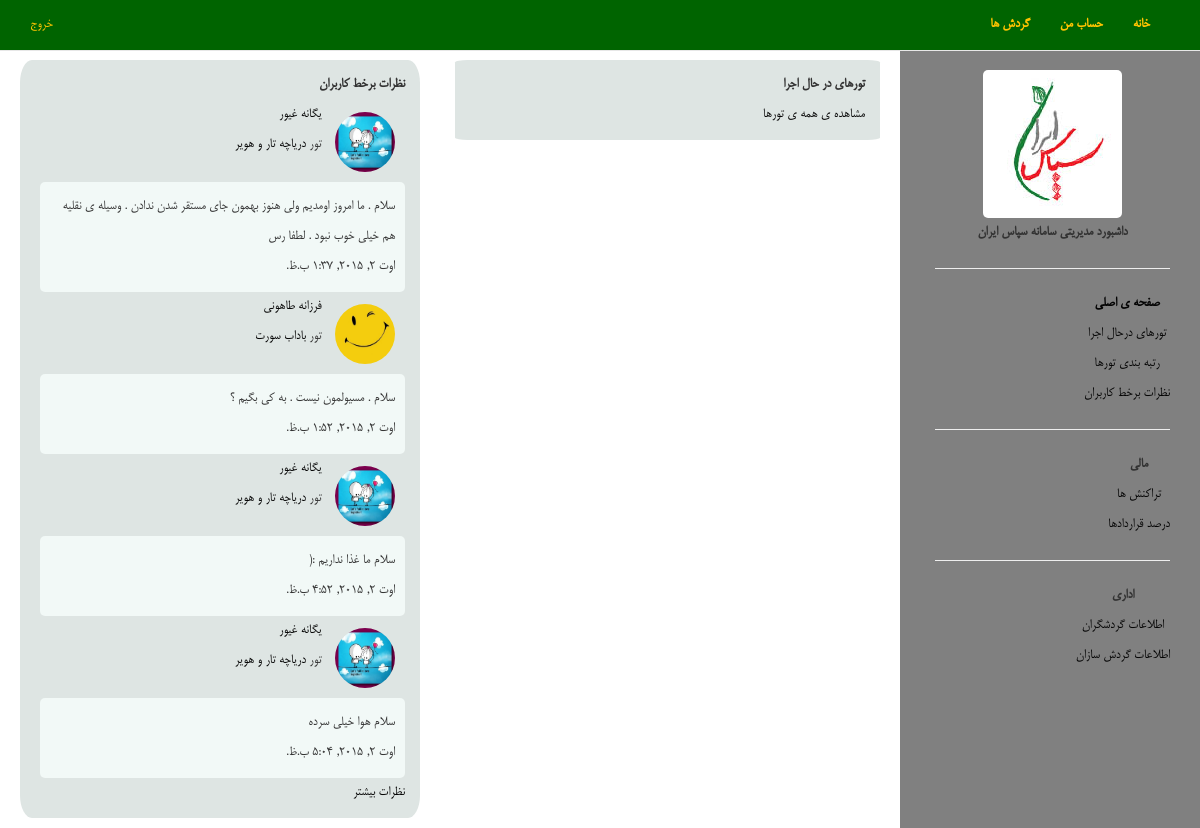
/manager/Dashboard/, run on the app's committed database.
### quality_control/models.py (models this page shows, shortened)
class OnlineComment(models.Model):
    user = models.ForeignKey(UserM)
    tour = models.ForeignKey(Tour)
    body = models.CharField( max_length= 100)
    date = models.DateTimeField()

### user/models.py (models this page shows, shortened)
class UserM(models.Model):
    user = models.OneToOneField(User, related_name='userm')
    register_time = models.DateTimeField(default=datetime.now)
    picture = models.FileField(upload_to="static/user/img/", default="static/user/img/default.jpg" , null=True, blank=True)
    kind = models.CharField(max_length=10, choices=USER_KIND) #? what is this? redundant

### define_trip/models.py (models this page shows, shortened)
class Tour(models.Model):
    gardesh = models.ForeignKey(Gardesh, related_name='tour')
    tour_kind = models.CharField(max_length=30 , choices=TOUR_KIND)      # nat / inter / holly
    destination = models.CharField(max_length=255, choices=CITY)    # city name
    source = models.CharField(max_length=255,choices=CITY)         # city name
    start = models.DateField()
    start_t = models.TimeField()
    end = models.DateField()
    end_t = models.TimeField()
    capacity = models.IntegerField()    # tedadi ke mitavanim befrooshim
    has_sold = models.IntegerField(default=0)   # if = capacity or intire=0 => stop selling
    entire_capacity = models.IntegerField()     # mizani ke hanooz az zarfiate kol mande
    leader = models.CharField(max_length=30)
    leader_c = models.CharField(null=True, blank=True , max_length=50)
    transfer_device = models.ForeignKey(TransferDevice)
    stay_location = models.ForeignKey(Location)
    cost = models.IntegerField()
    destination_explain = models.TextField(null=True, blank=True)
    move_explain = models.TextField(null=True, blank=True)

class Gardesh(models.Model):
    name = models.CharField(max_length=255)
    builder = models.ForeignKey(TourBuilderProfile)
    kind = models.CharField(max_length=25,choices=KIND)   # t/tr/a/h/r
    final_rank = models.FloatField(null=True,blank=True)
    order_rank = models.FloatField(null=True,blank=True)
    comment_rank = models.FloatField(null=True,blank=True)
    degree = models.CharField(max_length=2,
                                      choices=DEGREE)     # g/s/b
    max_cancel_time = models.IntegerField(default= 2)
    free = models.FloatField(default=1)     # between 0 and 1 --> be nazaram inja darsad takhfif gozashte shavad behtar ast.
    define_time = models.DateTimeField(default= datetime.datetime.now)
    agreement = models.ForeignKey(Agreement)
    other_explain = models.TextField(blank=True , null=True) #farzaneh add

### manager_dashboard/views.py (the view)
# urls.py: url(r'Dashboard/$', 'manager_dashboard.views.Dashboard'),
def Dashboard(request):
    onlineComments = OnlineComment.objects.all()[0:5]
    tours = Tour.objects.filter(end__gt=datetime.datetime.today(),
                                start__lt=datetime.date.today())[0:3]
    return render(request, "manager_dashboard.html", {"onlineComments": onlineComments , "runningTours" : tours})

### manager_dashboard/templates/manager_dashboard.html (shortened to what this page needs)
{% extends "manager_base.html" %}
{% load staticfiles %}
{% block content_dashboard %}
    <div class="box col-md-4" style="padding-left: 20px ; margin-left: 20px">
        <table>
            <tr>
                <td><strong>
                نظرات برخط کاربران
                </strong></td>
            </tr>
{% for comment in onlineComments %}
            <tr>
                <td>
                    <div>
                <span>
                    <img class="gardeshgar_img" src="../../{{comment.user.picture}}">
                </span>
                <span class="gardeshgar_name_box">
               <a href="profile/tourist/{{ comment.user.user.username }}">{{ comment.user.user.first_name}} {{ comment.user.user.last_name }} </a>
                    <br>
                    تور
                  <a href="/show/tour/{{ comment.tour.id }}/status/"> {{ comment.tour.gardesh.name }}</a>
                </span>
                        <div class="col-md-12 gardeshgar_comment_box">
                            {{ comment.body }}
                            <br>
                            {{ comment.date }}
                        </div>
                    </div>
                </td>
            </tr>
{% endfor %}
        </table>
    <a href="/manager/OnlineComments"> نظرات بیشتر</a>
    </div>
    <div class="col-md-5" style="padding-right: 60px">
        <div class="box col-md-12">
            <table>
                <tr>
                    <td><strong>
                        تورهای در حال اجرا
                    </strong></td>
                </tr>
            </table>
        <a href="/manager/tourLists/">مشاهده ی همه ی تورها</a>
        </div>
    </div>
{% endblock content_dashboard %}

### static/main.css (style rules this page uses)
body { margin-bottom: 140px; font: 15px/30px Helvetica, Tahoma, Sans-Serif; font-family: 'B Mitra' ; }

### static/manager_dashboard/css/main.css (style rules this page uses)
.box { border-radius: 3%; background-color: #dee5e3; margin: 10px; padding-top: 10px; padding-bottom: 10px ; }
.gardeshgar_img { width: 60px; height: 60px; border-radius: 50%; margin: 10px; }
.gardeshgar_name_box { border-radius: 5px; display:inline-block; }
.gardeshgar_comment_box { background-color: #f2f9f7; border-radius: 5px; padding: 10px; }
a:link { color: #040404; }

### data on the page
OnlineComment: user.picture (picture), user.user.first_name "یگانه", user.user.last_name "غیور", tour.gardesh.name "دریاچه تار و هویر", body "سلام . ما امروز اومدیم ولی هنوز بهمون جای مستقر شدن ندادن . وسیله ی نقلیه هم خیلی خوب نبود . لطفا رس", date "اوت 2, 2015, 1:37 ب.ظ."
OnlineComment: user.picture (picture), user.user.first_name "فرزانه", user.user.last_name "طاهونی", tour.gardesh.name "باداب سورت", body "سلام . مسیولمون نیست . به کی بگیم ؟", date "اوت 2, 2015, 1:52 ب.ظ."
OnlineComment: user.picture (picture), user.user.first_name "یگانه", user.user.last_name "غیور", tour.gardesh.name "دریاچه تار و هویر", body "سلام ما غذا نداریم :(", date "اوت 2, 2015, 4:52 ب.ظ."
OnlineComment: user.picture (picture), user.user.first_name "یگانه", user.user.last_name "غیور", tour.gardesh.name "دریاچه تار و هویر", body "سلام هوا خیلی سرده", date "اوت 2, 2015, 5:04 ب.ظ."
